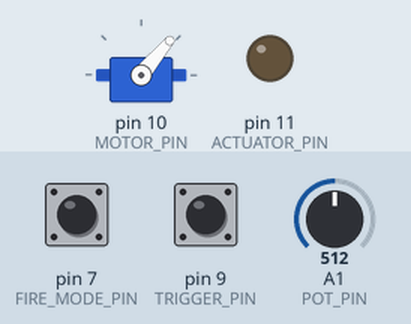
Recording of a sketch running on a simulated Arduino Uno, built with avr-gcc and run on an emulated ATmega328P. Shown: servo, output pins drawn as LEDs (lit = HIGH). Dashed ring = blinking. Inputs (shaded band) come from the test bench; at power-on: pin 9 (TRIGGER_PIN) HIGH, pin 7 (FIRE_MODE_PIN) HIGH, A1 (POT_PIN) = 512.

Above: at 7.2 s.
7.3 s: pin 9 (TRIGGER_PIN) pulled LOW for 1 s
At 7.58 s:
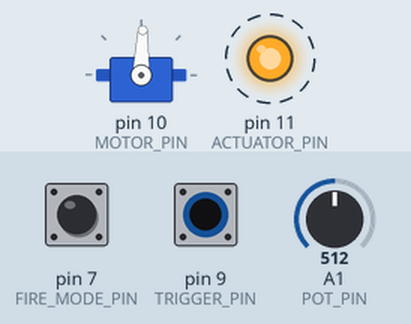
10.3 s: pin 9 (TRIGGER_PIN) pulled LOW for 3.2 s
At 14.6 s:
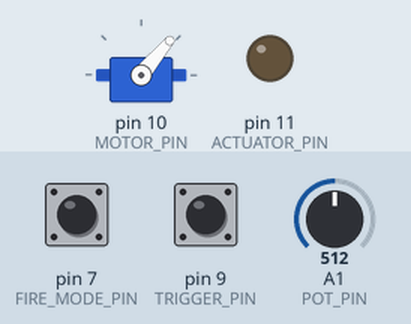
Timing chart, 0 to 16.1 s (numbered marks = the images above; inputs shaded):
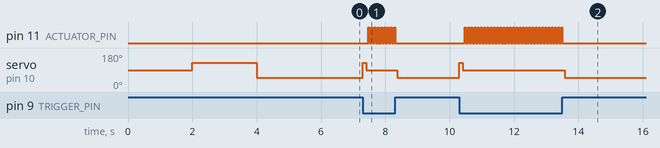

The sketch:

firing_code.ino
```cpp
//luca cobeaga, brushless and solenoid flywheel blaster SHADOW PRICE
//last updated 06/05/19
//for the JC_Button.h library go to https://github.com/JChristensen/JC_Button and download to your libraries in arduino IDE
//lucacobeaga@gmail.com for questions

#include <JC_Button.h>   //include code libraries for a button with debounce, effectively its like a cited source, and below im writing the evience i gained from reading it
#include <Servo.h>       //include code libraries for servos, this is PWM and is how we are contrlling the brushless motors

#define TRIGGER_PIN 9      //sets trigger limit switch to pin 9
#define MOTOR_PIN 10       //sets ESC control to pin 10
#define ACTUATOR_PIN 11    //sets solenoid pusher pin to 11
#define POT_PIN 1          //sets poteniometer pin to 1
#define FIRE_MODE_PIN 7    //sets on off switch pin to 7

Servo flywheelESC;                              //create servo object to control the esc
Button trigger(TRIGGER_PIN, 25, true, true);    //creates trigger button, read button library for syntax
Button selectFire(FIRE_MODE_PIN, 25, true, true);

void setup() {
  flywheelESC.attach(MOTOR_PIN);     //attaches the servo on pin 10 to the servo object
  pinMode(ACTUATOR_PIN,OUTPUT);      //tells the chip to treat the mosfet controlling the solenoid as an outbound signal, as in it doesnt return a signal

  delay(2000);
  flywheelESC.writeMicroseconds(1864);  //runs the ESC startup sequence by giving highest possible speed value
  delay(2000);                          //waits, this is when you hear the three beeps, last two sound the same
  flywheelESC.writeMicroseconds(1064);  //gives lowest possible speed value
  delay(2000);                          //waits to make sure esc took code, here you hear two more beeps, last one very high pitched

  trigger.begin();          //initializes button and connected pin
  selectFire.begin();       //initializes slide switch and connected pin
}

void loop() {
  trigger.read();     //only time the trigger is actually checked
  selectFire.read();

  if(selectFire.isPressed()){
    //pulseFire();
    AutoFire();
  }

  AutoFire();
  //pulseFire();

}


void AutoFire() {

  if(trigger.wasPressed()){               //if trigger was previously pressed

    revSequence();

    while(trigger.isPressed()){
      digitalWrite(ACTUATOR_PIN,HIGH);      //gives a signal to MOSFET to allow current flow (N-channel MOSFETs are like normally closed switches you open with positive current)
      delay(30);                            //wait for solenoid to move out far enough
      digitalWrite(ACTUATOR_PIN,LOW);       //close current flow to solenoid
      delay(70);                           //wait for wheels to get back to speed
      trigger.read();
    }
  }

  flywheelESC.writeMicroseconds(1060); //gives lowest tested value where motors move so trigger can be more responsive, but draws more current so you need a big battery
  digitalWrite(ACTUATOR_PIN,LOW);      //also turns off solenoid, can never be too safe (solenoid heats up fast)
}


void pulseFire() {
  if(trigger.wasPressed()){

    revSequence();

    for(int i = 0; i < 3; i++){         //cycle pusher 3 times, if longer or shorter pulse needed change the 3 value
      digitalWrite(ACTUATOR_PIN,HIGH);
      delay(70);
      digitalWrite(ACTUATOR_PIN,LOW);
      delay(90);
    }
  }

  flywheelESC.writeMicroseconds(1060);
  digitalWrite(ACTUATOR_PIN,LOW);
}


void revSequence(){
  flywheelESC.writeMicroseconds(1860);                //max speed to get best acceleration
  delay(map(analogRead(POT_PIN), 0, 1023, 150, 50));    //delay inverse to speed to accelerate to below speed
  flywheelESC.writeMicroseconds(map(map(analogRead(POT_PIN), 0, 1023, 0, 100), 0, 100, 1250, 1650));
  delay(70);
}
```

Measured:
- after the input at 7.3 s, pin 11 (ACTUATOR_PIN): alternates HIGH for 0.03 s and LOW for 0.07 s, 18 changes in all, then stays LOW, starting after 0.17 s; servo on pin 10 (MOTOR_PIN): 50° → 128° at once, → 88° 0.10 s later, → 50° 0.97 s later
- after the input at 10.3 s, pin 11 (ACTUATOR_PIN): alternates HIGH for 0.03 s and LOW for 0.07 s, 62 changes in all, then stays LOW, starting after 0.17 s; servo on pin 10 (MOTOR_PIN): 50° → 128° at once, → 88° 0.10 s later, → 50° 3.2 s later
